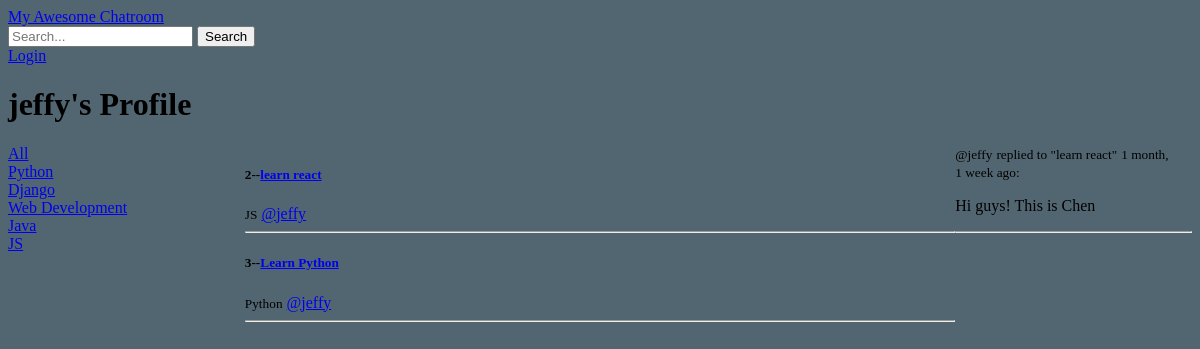
Before: /profile/1/ with the older database file.
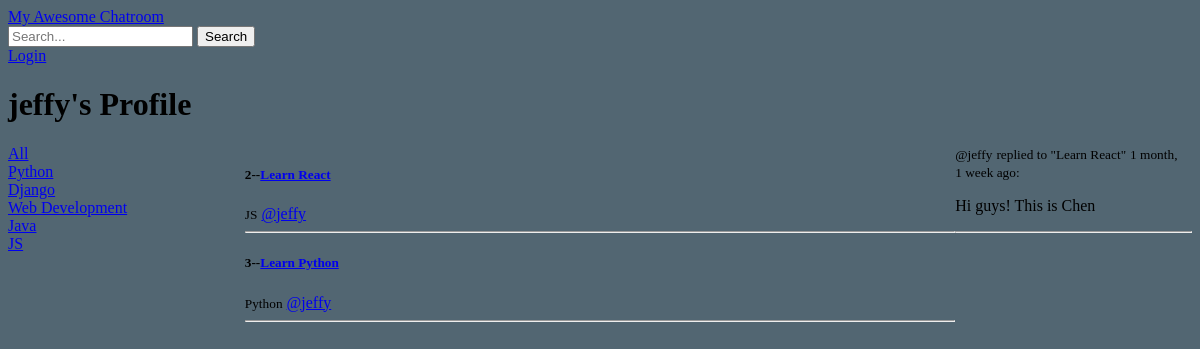
After: the same page with the newer database file.
### base/models.py (models this page shows, shortened)
class Room(models.Model):
    host=models.ForeignKey(User, on_delete=models.SET_NULL, null=True)
    topic=models.ForeignKey(Topic, on_delete=models.SET_NULL, null=True)
    name=models.CharField(max_length=200)
    description=models.TextField(null=True, blank=True)
    participants=models.ManyToManyField(User, related_name='participants', blank=True)
    updated=models.DateTimeField(auto_now=True)
    created=models.DateTimeField(auto_now_add=True)
    class Meta:
        ordering=['-updated', '-created']
    def __str__(self) -> str:
        return str(self.name)

class Message(models.Model):
    user=models.ForeignKey(User, on_delete=models.CASCADE)
    room=models.ForeignKey(Room, on_delete=models.CASCADE)
    body=models.TextField()
    updated=models.DateTimeField(auto_now=True)
    created=models.DateTimeField(auto_now=True)
    class Meta:
        ordering=['-updated', '-created']
    def __str__(self) -> str:
        return self.body[0:50]

class Topic(models.Model):
    name=models.CharField(max_length=100)

### base/views.py (the view)
# urls.py: path('profile/<str:pk>/', views.userProfile, name="user-profile"),
def userProfile(request, pk):
    user=User.objects.get(id=pk)
    rooms=user.room_set.all()
    room_messages=user.message_set.all()[:5]
    topics=Topic.objects.all()
    context={'user':user, 'rooms':rooms, 'room_messages':room_messages, 'topics':topics}
    return render(request, 'base/profile.html', context)

### base/templates/base/profile.html (shortened to what this page needs)
{% extends 'main.html' %}
{% block content %}
<h1>{{user.username}}'s Profile</h1>
<div class="profile-container">
    <div>
        {% include 'base/topics_component.html' %}
    </div>
    <div>
        {% include 'base/feed_component.html' %}
    </div>
    <div>
        {% include 'base/activity_component.html' %}
    </div>
</div>
{% endblock content %}

### base/templates/base/feed_component.html (shortened to what this page needs)
{% for room in rooms %}
    <h5>{{room.id}}--<a href="/room/{{room.id}}">{{room.name}}</a></h5>
    <small>{{room.topic.name}}</small>
    <a href="{% url 'user-profile' room.host.id %}">@{{room.host.username}}</a>
    <hr>
{% endfor %}

### base/templates/base/activity_component.html
{% for message in room_messages %}
    <div>
        <small>@{{message.user}}</small>
        <small>replied to "{{message.room}}"</small>
        <small>{{message.created|timesince}} ago:</small>
        <p>{{message}}</p>
        <hr>
    </div>
{% endfor %}

Changed rows visible on the page:
changed Room "JS": name "learn react" → "Learn React"
changed through a linked row, Message "Hi guys! This is Chen": room "learn react" → "Learn React"
